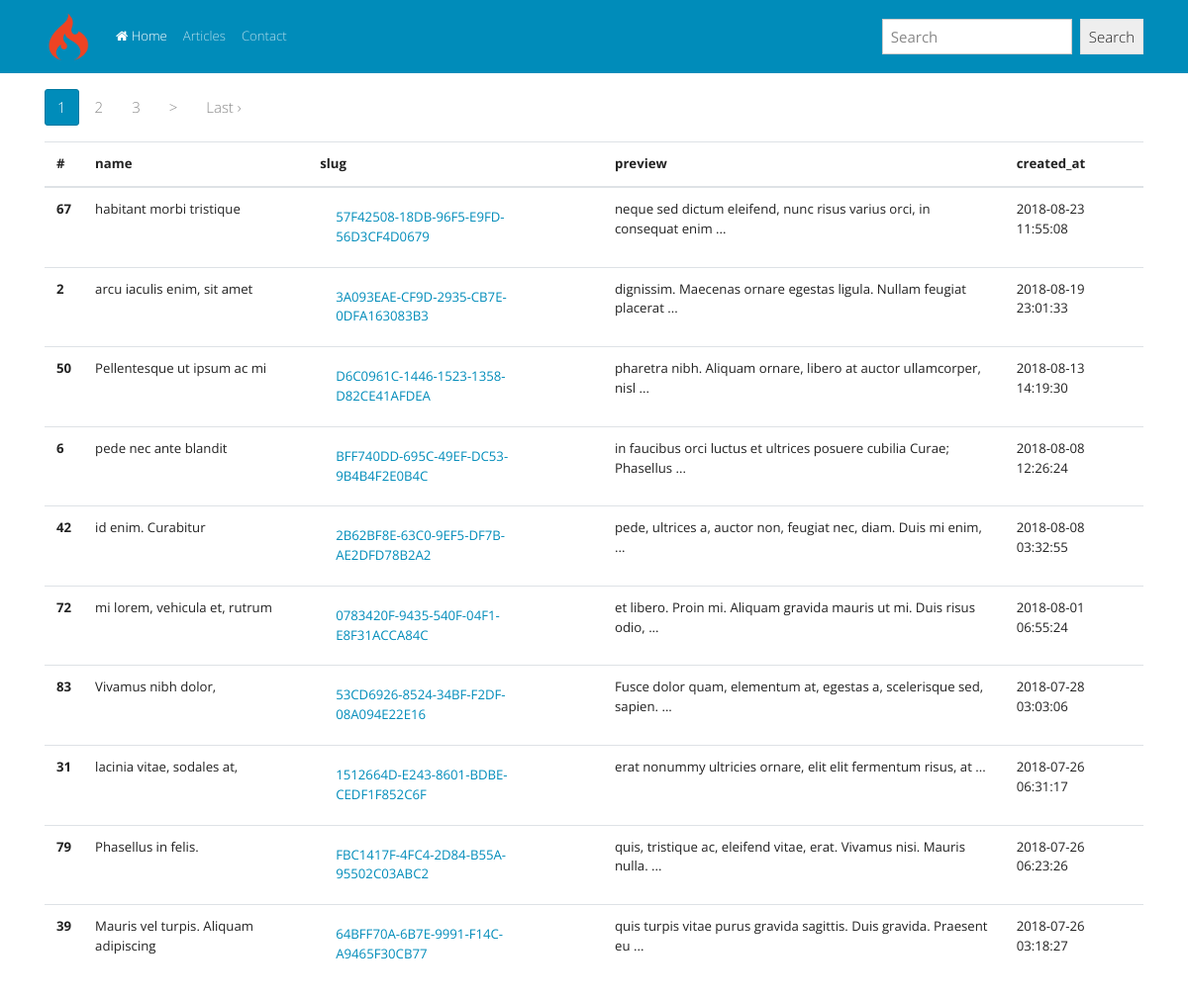
Screenshot of /index.php/articles with the database file from the repository.
### tables this page shows
CREATE TABLE IF NOT EXISTS `articles` (
  `id` mediumint(8) UNSIGNED NOT NULL AUTO_INCREMENT,
  `name` text,
  `slug` varchar(36) NOT NULL,
  `content` text,
  `created_at` varchar(255) DEFAULT NULL,
  PRIMARY KEY (`id`)
);

### index.php (called while the page is built, shortened)
<?php
require_once BASEPATH.'core/CodeIgniter.php';

### application/models/Articles.php (called while the page is built, shortened)
<?php
class Articles extends CI_Model {
	protected $limit;
    public function __construct() {
		$this->limit = 10;
    }
    public function __get($key) {
        $method_name = 'get_property_' . $key;
        if (method_exists($this, $method_name)) {
            return $this->$method_name();
        } else {
            return parent::__get($key);
        }
	}
    public function findAll($start = 1) {
		$count = $this->db->count_all("articles");
        $this->db->select("*")
                 ->from('articles')
				 ->order_by('created_at', 'DESC')
				 ->limit($this->limit, $start);
		$result = $this->db->get()->result();
		return ['result' => $result, 'start' => $start, 'count' => $count, 'limit' => $this->limit];
	}
}

### application/views/blog/articles.php (the view, shortened to what this page needs)
<div class="container">
<?= $pagination ?>
<table class="table">
  <thead>
    <tr>
      <th scope="col">#</th>
      <th scope="col">name</th>
      <th scope="col">slug</th>
      <th scope="col">preview</th>
      <th scope="col">created_at</th>
    </tr>
  </thead>
  <tbody>
	<?php foreach(	$articles as $article ) :
		$content = substr($article->content, 0, 70);
		$content = substr($content, 0, strrpos($content, ' ')) . " ...";
		?>
    <tr>
      <th scope="row"><?= $article->id ?></th>
      <td><?= $article->name ?></td>
      <td><a class="nav-link" href="<?= site_url(['article', $article->slug]); ?>"><?= $article->slug ?></a></td>
      <td><?= $content ?></td>
      <td><?= $article->created_at ?></td>
	</tr>
	<?php endforeach; ?>
  </tbody>
</table>
</div>

### application/controllers/Blog.php (shortened to what this page needs)
<?php
class Blog extends CI_Controller {
	private $data = [];
	public function __construct()
	{
		$this->load->library('session');
		$this->data["title"] = "Blog";
	}
	private function render($view, $data = [])
	{
		$data = empty($data)?$this->data:$data;
		$this->load->view($view, $data);
	}
	public function articles($start = 1)
	{
		$this->load->model('articles');
		$results = $this->articles->findAll($start);
		$data["title"] = "Articles index";
		$data["articles"] = $results['result'];
		$data["start"] = $results['start'];
		$data["limit"] = $results['limit'];
		$data["count"] = $results['count'];
		$this->load->library('pagination');
		$pagination['base_url'] = site_url('articles') . DIRECTORY_SEPARATOR . 'page';
		$pagination['total_rows'] = $data["count"];
		$pagination['per_page'] = $data["limit"];
		$pagination['page_query_string'] = FALSE;
		$pagination['attributes'] = array('class' => 'page-link');
		$pagination['full_tag_open'] = '<nav aria-label="Page navigation example"><ul class="pagination">';
		$pagination['full_tag_close'] = '</ul></nav>';
		$pagination['next_tag_open'] = '<li class="page-item">';
		$pagination['next_tag_close'] = '</li>';
		$pagination['prev_link'] = '&lt;';
		$pagination['prev_tag_open'] = '<li class="page-item">';
		$pagination['prev_tag_close'] = '</li>';
		$pagination['cur_tag_open'] = '<li class="page-item active"><a class="page-link" href="#">';
		$pagination['cur_tag_close'] = '</a></li>';
		$pagination['num_tag_open'] = '<li class="page-item">';
		$pagination['num_tag_close'] = '</li>';
		$this->render('elements/header');
		$this->render('elements/menu');
		$this->render('blog/articles');
		$this->render('elements/footer');
	}
	public function setData(array $data)
	{
		$this->data = $data;
		return $this;
	}
}

### application/views/elements/header.php (shortened to what this page needs)
?><!doctype html>
<html lang="en">
  <head>
    <link rel="stylesheet" href="https://bootswatch.com/4/yeti/bootstrap.min.css">
	<link rel="stylesheet" href="https://cdnjs.cloudflare.com/ajax/libs/font-awesome/4.7.0/css/font-awesome.min.css">
  </head>
  <body>

### application/views/elements/menu.php (shortened to what this page needs)
?><nav class="navbar navbar-expand-lg navbar-dark bg-primary mb-3">
	<div class="container">
		<a class="navbar-brand" href="#"><img src="<?= base_url("assets/images/ci.png")?>" width="48"/></a>
		<div class="collapse navbar-collapse" id="navbarColor01">
			<ul class="navbar-nav mr-auto">
				<li class="nav-item active">
					<a class="nav-link" href="<?= site_url('index'); ?>"><i class="fa fa-home"></i> Home <span class="sr-only">(current)</span></a>
				</li>
				<li class="nav-item">
					<a class="nav-link" href="<?= site_url('articles'); ?>">Articles</a>
				</li>
				<li class="nav-item">
					<?= anchor('contact', 'Contact', 'class="nav-link"') ?>
				</li>
			</ul>
			<form class="form-inline my-2 my-lg-0">
				<input class="form-control mr-sm-2" placeholder="Search" type="text">
				<button class="btn btn-secondary my-2 my-sm-0" type="submit">Search</button>
			</form>
		</div>
	</div>
</nav>

### application/views/elements/footer.php (shortened to what this page needs)
  </body>
</html

### rows the page displays
articles: id "67", name "habitant morbi tristique", slug "57F42508-18DB-96F5-E9FD-56D3CF4D0679", content "neque sed dictum eleifend, nunc risus varius orci, in consequat enim ...", created_at "2018-08-23 11:55:08"
articles: id "2", name "arcu iaculis enim, sit amet", slug "3A093EAE-CF9D-2935-CB7E-0DFA163083B3", content "dignissim. Maecenas ornare egestas ligula. Nullam feugiat placerat ...", created_at "2018-08-19 23:01:33"
articles: id "50", name "Pellentesque ut ipsum ac mi", slug "D6C0961C-1446-1523-1358-D82CE41AFDEA", content "pharetra nibh. Aliquam ornare, libero at auctor ullamcorper, nisl ...", created_at "2018-08-13 14:19:30"
articles: id "6", name "pede nec ante blandit", slug "BFF740DD-695C-49EF-DC53-9B4B4F2E0B4C", content "in faucibus orci luctus et ultrices posuere cubilia Curae; Phasellus ...", created_at "2018-08-08 12:26:24"
articles: id "42", name "id enim. Curabitur", slug "2B62BF8E-63C0-9EF5-DF7B-AE2DFD78B2A2", content "pede, ultrices a, auctor non, feugiat nec, diam. Duis mi enim, ...", created_at "2018-08-08 03:32:55"
articles: id "72", name "mi lorem, vehicula et, rutrum", slug "0783420F-9435-540F-04F1-E8F31ACCA84C", content "et libero. Proin mi. Aliquam gravida mauris ut mi. Duis risus odio, ...", created_at "2018-08-01 06:55:24"
articles: id "83", name "Vivamus nibh dolor,", slug "53CD6926-8524-34BF-F2DF-08A094E22E16", content "Fusce dolor quam, elementum at, egestas a, scelerisque sed, sapien. ...", created_at "2018-07-28 03:03:06"
articles: id "31", name "lacinia vitae, sodales at,", slug "1512664D-E243-8601-BDBE-CEDF1F852C6F", content "erat nonummy ultricies ornare, elit elit fermentum risus, at ...", created_at "2018-07-26 06:31:17"
articles: id "79", name "Phasellus in felis.", slug "FBC1417F-4FC4-2D84-B55A-95502C03ABC2", content "quis, tristique ac, eleifend vitae, erat. Vivamus nisi. Mauris nulla. ...", created_at "2018-07-26 06:23:26"
articles: id "39", name "Mauris vel turpis. Aliquam adipiscing", slug "64BFF70A-6B7E-9991-F14C-A9465F30CB77", content "quis turpis vitae purus gravida sagittis. Duis gravida. Praesent eu ...", created_at "2018-07-26 03:18:27"

### other values shown
anchor('contact', 'Contact', 'class="nav-link"') "Contact"
$pagination "1 2 3 > Last ›"
